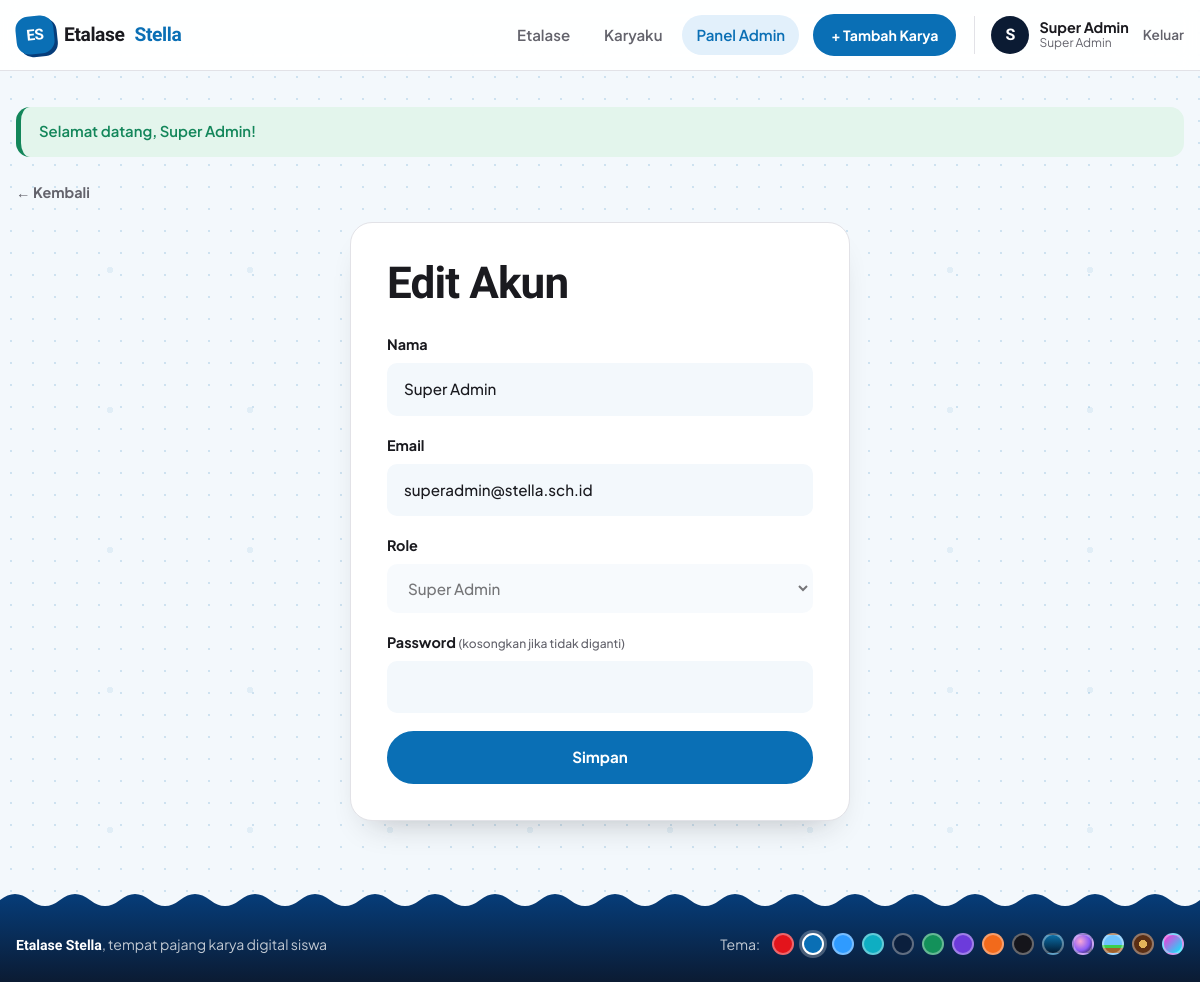
/admin/user_form.php?id=1 (signed in), run on the app's committed database.
### tables this page shows
CREATE TABLE users (
  id         INT AUTO_INCREMENT PRIMARY KEY,
  nama       VARCHAR(100) NOT NULL,
  email      VARCHAR(150) NOT NULL UNIQUE,
  password   VARCHAR(255) NOT NULL,
  role       ENUM('super_admin','admin','siswa') NOT NULL DEFAULT 'siswa',
  created_at TIMESTAMP DEFAULT CURRENT_TIMESTAMP
);

### includes/auth.php (called while the page is built, shortened)
<?php
function e($str)
{
    return htmlspecialchars((string)$str, ENT_QUOTES, 'UTF-8');
}
function url($path = '')
{
    return BASE_URL . '/' . ltrim($path, '/');
}
function get_flash()
{
    if (!empty($_SESSION['flash'])) {
        $f = $_SESSION['flash'];
        return $f;
    }
    return null;
}
function daftar_tema()
{
    return [
        'merah'  => ['Merah Putih', '#e3141b'],
        'biru'   => ['Biru Laut', '#0a6fb5'],
        'langit' => ['Langit', '#2f9bff'],
        'es'     => ['Es Kristal', '#0eaec2'],
        'samudra'=> ['Samudra Malam', '#0b1f3d'],
        'hijau'  => ['Hijau Daun', '#13915a'],
        'ungu'   => ['Ungu', '#6c3bdb'],
        'oranye' => ['Oranye', '#f26a1b'],
        'malam'  => ['Malam (gelap)', '#15151b'],
        'bawahlaut' => ['Bawah Laut', 'linear-gradient(180deg,#0b6fa8,#021a33)'],
        'galaksi'   => ['Galaksi', 'radial-gradient(circle at 35% 35%,#f9a8d4,#8b5cf6 55%,#0b0920)'],
        'pixel'     => ['Pixel Retro', 'linear-gradient(180deg,#6ec3ff 55%,#3ccf4e 55% 72%,#a0612c 72%)'],
        'batik'     => ['Batik Kawung', 'radial-gradient(circle,#e3b45a 0 30%,#5a2e14 32%)'],
        'cyber'     => ['Cyber Neon', 'linear-gradient(135deg,#ff2fd6,#00f0ff)'],
    ];
}
function tema_kelas()
{
    $t = tema_aktif();
    $kelas = 'tema-' . $t;
    if (in_array($t, ['biru', 'langit', 'es', 'samudra', 'bawahlaut'], true)) $kelas .= ' biru';
    return $kelas;
}
function tema_aktif()
{
    $t = $_COOKIE['tema'] ?? 'biru';
    return isset(daftar_tema()[$t]) ? $t : 'biru';
}
function current_user()
{
    return $_SESSION['user'] ?? null;
}
function is_logged_in()
{
    return isset($_SESSION['user']);
}
function has_role(array $roles)
{
    return is_logged_in() && in_array($_SESSION['user']['role'], $roles, true);
}
function is_admin()
{
    return has_role(['admin', 'super_admin']);
}
function role_label($role)
{
    return [
        'super_admin' => 'Super Admin',
        'admin'       => 'Admin',
        'siswa'       => 'Siswa',
    ][$role] ?? $role;
}

### admin/user_form.php (the view, shortened to what this page needs)
<?php
require_once __DIR__ . '/../includes/auth.php';
$id = (int)($_GET['id'] ?? 0);
$isEdit = $id > 0;
$usr = ['nama' => '', 'email' => '', 'role' => 'siswa'];
if ($isEdit) {
    $stmt = $pdo->prepare('SELECT * FROM users WHERE id = ?');
    $stmt->execute([$id]);
    $usr = $stmt->fetch();
}
$roles = is_super_admin() ? ['siswa', 'admin', 'super_admin'] : ['siswa'];
include __DIR__ . '/../includes/header.php';
?>
<a href="<?= url('admin/users.php') ?>" class="back">← Kembali</a>
<form method="post" class="panel form-card narrow">
    <h1><?= $isEdit ? 'Edit Akun' : 'Tambah Akun' ?></h1>
    <label>Nama
        <input type="text" name="nama" value="<?= e($usr['nama']) ?>" required>
    </label>
    <label>Email
        <input type="email" name="email" value="<?= e($usr['email']) ?>" required>
    </label>
    <label>Role
        <select name="role" <?= ($isEdit && $id == current_user()['id']) || count($roles) === 1 ? 'disabled' : '' ?>>
            <?php foreach ($roles as $r): ?>
                <option value="<?= $r ?>" <?= $usr['role'] === $r ? 'selected' : '' ?>><?= role_label($r) ?></option>
            <?php endforeach; ?>
        </select>
    </label>
    <label>Password <?= $isEdit ? '<small class="muted">(kosongkan jika tidak diganti)</small>' : '' ?>
        <input type="password" name="password" minlength="6" <?= $isEdit ? '' : 'required' ?>>
    </label>
    <button class="btn btn-block"><?= $isEdit ? 'Simpan' : 'Tambah Akun' ?></button>
</form>
<?php include __DIR__ . '/../includes/footer.php'; ?>

### includes/header.php (shortened to what this page needs)
<?php
$u = current_user();
$flash = get_flash();
$page = basename($_SERVER['PHP_SELF']);
?>
<!DOCTYPE html>
<html lang="id">
<head>
    <link rel="stylesheet" href="<?= url('assets/css/style.css') ?>?v=<?= @filemtime(__DIR__ . '/../assets/css/style.css') ?>">
</head>
<body class="<?= tema_kelas() ?>">
<header class="navbar">
    <div class="container nav-inner">
        <a href="<?= url($u ? 'projects.php' : 'index.php') ?>" class="brand">
            <span class="brand-mark">ES</span> Etalase <b>Stella</b>
        </a>
        <nav class="nav-links">
            <?php if ($u): ?>
                <a href="<?= url('projects.php') ?>" class="<?= $page === 'projects.php' ? 'active' : '' ?>">Etalase</a>
                <a href="<?= url('my_projects.php') ?>" class="<?= $page === 'my_projects.php' ? 'active' : '' ?>">Karyaku</a>
                <?php if (is_admin()): ?>
                    <a href="<?= url('admin/index.php') ?>" class="<?= strpos($_SERVER['PHP_SELF'], '/admin/') !== false ? 'active' : '' ?>">Panel Admin</a>
                <?php endif; ?>
                <a href="<?= url('project_form.php') ?>" class="btn btn-sm">+ Tambah Karya</a>
                <div class="user-chip">
                    <span class="avatar"><?= e(strtoupper(substr($u['nama'], 0, 1))) ?></span>
                    <span class="user-meta">
                        <strong><?= e($u['nama']) ?></strong>
                        <small><?= e(role_label($u['role'])) ?></small>
                    </span>
                    <a href="<?= url('logout.php') ?>" class="logout" title="Keluar">Keluar</a>
                </div>
            <?php else: ?>
                <a href="<?= url('login.php') ?>">Masuk</a>
                <a href="<?= url('register.php') ?>" class="btn btn-sm">Daftar</a>
            <?php endif; ?>
        </nav>
    </div>
</header>
<main class="container main">
<?php if ($flash): ?>
    <div class="alert alert-<?= e($flash['type']) ?>"><?= e($flash['msg']) ?></div>
<?php endif; ?>

### data on the page
users: nama "S", nama "Super Admin", role "Super Admin", email "superadmin@stella.sch.id"

### other printed values
$flash['msg'] "Selamat datang, Super Admin!"
form field role "Super Admin"
